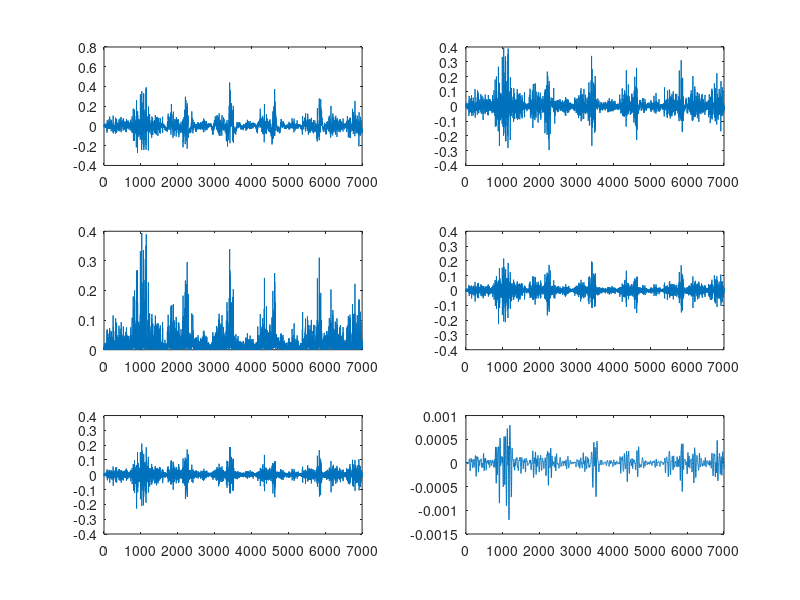

Here is the MATLAB script that generated this plot:
clear all
close all
clc

%Healthy without float

addpath(genpath('Healthy Recordings\Subject6\NO_FLOAT'));

load('S6_NO_FLOAT.mat');

Trials=fieldnames(S6_NO_FLOAT);
Trials=Trials(9:11,1);
EMGSensors=fieldnames(S6_NO_FLOAT.T_01.Raw.EMG);

for Trialidx=1:length(Trials)
   TrialName=Trials{Trialidx}; 
   if isstruct(S6_NO_FLOAT)
    for Sensoridx=1:length(EMGSensors)
        SensorName=EMGSensors{Sensoridx};
        if isstruct(S6_NO_FLOAT.(TrialName).Raw.EMG)
            %4-th order band pass filter (10-499 Hz)
            [bp1,bp2]=butter(2,[10 499]/(S6_NO_FLOAT.(TrialName).fsEMG/2)); 
            S6_NO_FLOAT.(TrialName).Filtered.(SensorName)=filter(bp1,bp2,S6_NO_FLOAT.(TrialName).Raw.EMG.(SensorName));
        
            %rectification
            S6_NO_FLOAT.(TrialName).Rectified.(SensorName)=abs(S6_NO_FLOAT.(TrialName).Filtered.(SensorName));

            %4-th order high-pass filter (30 Hz)
            [hp1,hp2]=butter(4,30/(S6_NO_FLOAT.(TrialName).fsEMG/2),'high'); 
            S6_NO_FLOAT.(TrialName).Filtered2.(SensorName)=filter(hp1,hp2,S6_NO_FLOAT.(TrialName).Rectified.(SensorName));
        
            %4-th order Notch filter (50 Hz)
            [n1,n2]=butter(4,[49.8 50.2]/(S6_NO_FLOAT.(TrialName).fsEMG/2),'stop'); 
            S6_NO_FLOAT.(TrialName).Filtered3.(SensorName)=filter(n1,n2,S6_NO_FLOAT.(TrialName).Filtered2.(SensorName));
        
            %4-th order low-pass filter (10 Hz)
            [lp1,lp2]=butter(4,10/(S6_NO_FLOAT.(TrialName).fsEMG/2),'low'); 
            S6_NO_FLOAT.(TrialName).Filtered4.(SensorName)=filter(lp1,lp2,S6_NO_FLOAT.(TrialName).Filtered3.(SensorName));
        end
    end
   end
end
subplot(3,2,1)
plot(S6_NO_FLOAT.T_01.Raw.EMG.LMG)
subplot(3,2,2)
plot(S6_NO_FLOAT.T_01.Filtered.LMG)
subplot(3,2,3)
plot(S6_NO_FLOAT.T_01.Rectified.LMG)
subplot(3,2,4)
plot(S6_NO_FLOAT.T_01.Filtered2.LMG)
subplot(3,2,5)
plot(S6_NO_FLOAT.T_01.Filtered3.LMG)
subplot(3,2,6)
plot(S6_NO_FLOAT.T_01.Filtered4.LMG)
